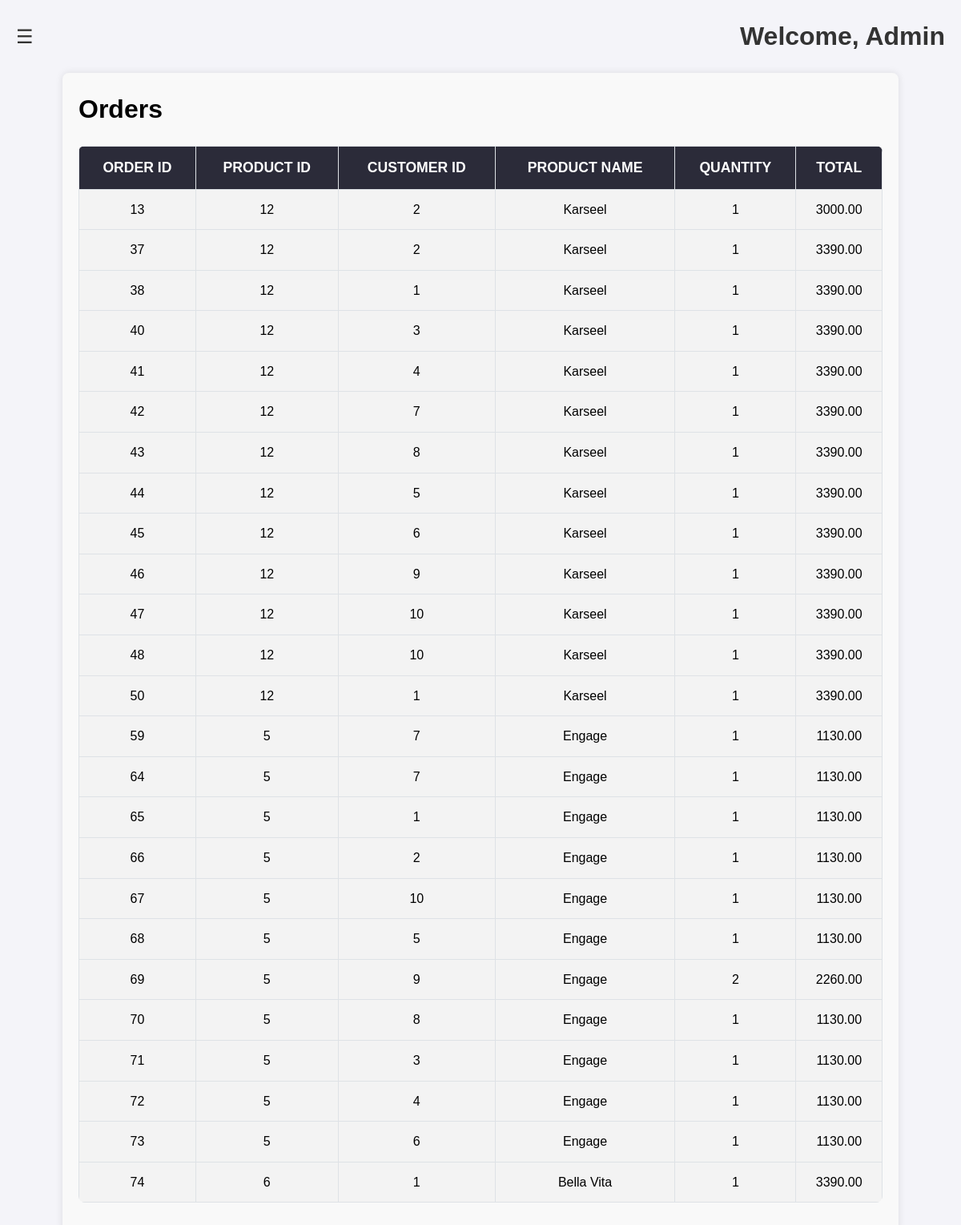
The app's page /admin/admin_order.php with its own data.
### tables this page shows
CREATE TABLE `orders` (
  `order_id` int(11) NOT NULL,
  `customer_id` int(11) NOT NULL,
  `product_id` int(11) NOT NULL,
  `product_name` varchar(100) NOT NULL,
  `quantity` int(11) NOT NULL,
  `total` decimal(10,2) DEFAULT NULL,
  `status` varchar(100) NOT NULL DEFAULT 'pending',
  `order_date` datetime DEFAULT current_timestamp()
);

### admin/admin_order.php (the view, shortened to what this page needs)
<?php
require_once "../connection.php";
$sql = "SELECT order_id, customer_id, product_id, product_name, quantity, total FROM orders";
$result = mysqli_query($conn, $sql);
?>
<!DOCTYPE html>
<html lang="en">
<head>
    <link rel="stylesheet" href="css/user.css">
    <link rel="stylesheet" href="css/dashboard.css">
</head>
<body>
    <div class="main-content" id="main-content">
        <header>
            <button class="toggle-btn" id="toggle-btn">☰</button>
            <h1>Welcome, Admin</h1>
        </header>
        <div class="table-container">
        <h1>Orders</h1>
            <table>
                <thead>
                    <tr>
                        <th> Order Id</th>
                        <th>Product Id</th>
                        <th>Customer Id</th>
                        <th>Product name</th>
                        <th>Quantity</th>
                        <th>Total</th>
                    </tr>
                </thead>
                <tbody>
                    <?php while($row = mysqli_fetch_assoc($result)) { ?>
                        <tr>
                        <tr>
                        <td><?php echo htmlspecialchars($row['order_id']); ?></td>
                        <td><?php echo htmlspecialchars($row['product_id']); ?></td>
                        <td><?php echo htmlspecialchars($row['customer_id']); ?></td>
                        <td><?php echo htmlspecialchars($row['product_name']); ?></td>
                        <td><?php echo htmlspecialchars($row['quantity']); ?></td>
                        <td><?php echo htmlspecialchars($row['total']); ?></td>
                        </tr>
                        </tr>
                    <?php } ?>
                </tbody>
            </table>
        </div>
    </div>
</body>
</html>

### admin/css/user.css (style rules this page uses)
body { margin: 0; font-family: Arial, sans-serif; line-height: 1.6; background-color: #f4f4f4; overflow: auto; }
.table-container { width: 90%; margin: auto; padding: 20px; background-color: #f9f9f9; box-shadow: 0 0 10px rgba(0, 0, 0, 0.1); border-radius: 8px; overflow: auto; }
table { width: 100%; border-collapse: collapse; margin: 20px 0; font-size: 1em; font-family: 'Arial', sans-serif; background-color: #fff; border-radius: 8px; overflow: hidden; }
thead tr { background-color: #2b2b39; color: #ffffff; text-align: left; font-weight: bold; }
th, td { padding: 12px 10px; border: 1px solid #dee2e6; text-align: center; }
tbody tr { border-bottom: 1px solid #dee2e6; }
tbody tr:nth-of-type(even) { background-color: #f3f3f3; padding: 12px 10px; }
thead th { font-weight: bold; font-size: 1.1em; text-transform: uppercase; }

### admin/css/dashboard.css (style rules this page uses)
* { margin: 0; padding: 0; box-sizing: border-box; font-family: Arial, sans-serif; }
body { display: flex; min-height: 100vh; background-color: #f4f4f9; overflow-y: auto; }
.main-content { flex-grow: 1; padding: 20px; margin-left: 0; transition: margin-left 0.3s ease; width: 100%; }
header { display: flex; align-items: center; justify-content: space-between; margin-bottom: 20px; }
header h1 { font-size: 32px; color: #333; }
.toggle-btn { font-size: 24px; background: none; border: none; cursor: pointer; color: #333; }

### records on screen
orders: order_id "13", product "12", customer "2", product_name "Karseel", quantity "1", total "3000.00"
orders: order_id "37", product "12", customer "2", product_name "Karseel", quantity "1", total "3390.00"
orders: order_id "38", product "12", customer "1", product_name "Karseel", quantity "1", total "3390.00"
orders: order_id "40", product "12", customer "3", product_name "Karseel", quantity "1", total "3390.00"
orders: order_id "41", product "12", customer "4", product_name "Karseel", quantity "1", total "3390.00"
orders: order_id "42", product "12", customer "7", product_name "Karseel", quantity "1", total "3390.00"
orders: order_id "43", product "12", customer "8", product_name "Karseel", quantity "1", total "3390.00"
orders: order_id "44", product "12", customer "5", product_name "Karseel", quantity "1", total "3390.00"
orders: order_id "45", product "12", customer "6", product_name "Karseel", quantity "1", total "3390.00"
orders: order_id "46", product "12", customer "9", product_name "Karseel", quantity "1", total "3390.00"
orders: order_id "47", product "12", customer "10", product_name "Karseel", quantity "1", total "3390.00"
orders: order_id "48", product "12", customer "10", product_name "Karseel", quantity "1", total "3390.00"
orders: order_id "50", product "12", customer "1", product_name "Karseel", quantity "1", total "3390.00"
orders: order_id "59", product "5", customer "7", product_name "Engage", quantity "1", total "1130.00"
orders: order_id "64", product "5", customer "7", product_name "Engage", quantity "1", total "1130.00"
orders: order_id "65", product "5", customer "1", product_name "Engage", quantity "1", total "1130.00"
orders: order_id "66", product "5", customer "2", product_name "Engage", quantity "1", total "1130.00"
orders: order_id "67", product "5", customer "10", product_name "Engage", quantity "1", total "1130.00"
orders: order_id "68", product "5", customer "5", product_name "Engage", quantity "1", total "1130.00"
orders: order_id "69", product "5", customer "9", product_name "Engage", quantity "2", total "2260.00"
orders: order_id "70", product "5", customer "8", product_name "Engage", quantity "1", total "1130.00"
orders: order_id "71", product "5", customer "3", product_name "Engage", quantity "1", total "1130.00"
orders: order_id "72", product "5", customer "4", product_name "Engage", quantity "1", total "1130.00"
orders: order_id "73", product "5", customer "6", product_name "Engage", quantity "1", total "1130.00"
orders: order_id "74", product "6", customer "1", product_name "Bella Vita", quantity "1", total "3390.00"
